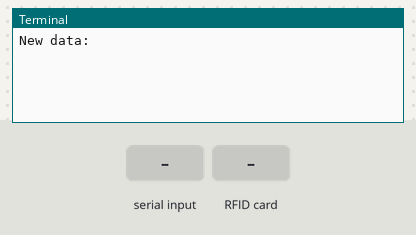
Bench run of a program on a simulated Raspberry Pi (header pin numbers). On the bench: the last lines printed to the terminal. The test bench sets the inputs (shaded band). At 2.8 s the program stops and its outputs stay as they are.

Above: at 1.2 s.
1.3 s: "1" typed at the terminal, then Enter
At 2.3 s:
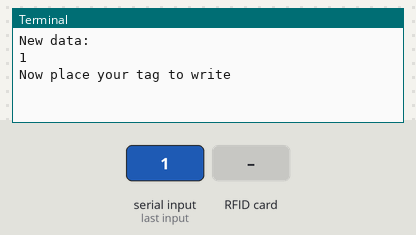
2.8 s: RFID card 5E 7A 19 C4 held to the reader
At 3.4 s:
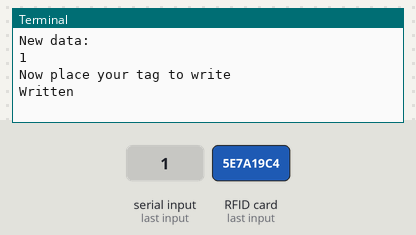

The program:

writeNFC.py
```python
from mfrc522 import SimpleMFRC522
import RPi.GPIO as GPIO
reader = SimpleMFRC522()

try:
        text = input('New data:')
        print("Now place your tag to write")
        reader.write(text)
        print("Written")
finally:
	GPIO.cleanup()
```

Measured:
- after the input at 1.3 s, the terminal: prints a new line at once (image 1)
- after the input at 2.8 s, the terminal: prints a new line at once (image 2)
